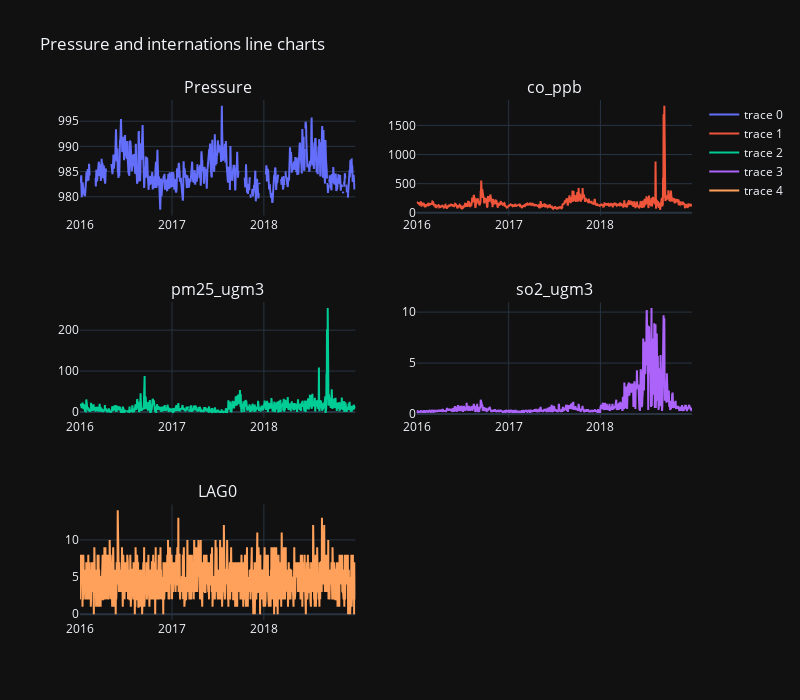

Notebook code cell kept with this figure:
### Code cell
fig = make_subplots(rows=3, cols=2,
                    subplot_titles=("Pressure", "co_ppb", "pm25_ugm3", "so2_ugm3", "LAG0"))

fig.add_trace(
    go.Scatter(x=df.DATA, y=df.PRESS),
    row=1, col=1
)

fig.add_trace(
    go.Scatter(x=df.DATA, y=df.co_ppb),
    row=1, col=2
)

fig.add_trace(
    go.Scatter(x=df.DATA, y=df.pm25_ugm3),
    row=2, col=1
)

fig.add_trace(
    go.Scatter(x=df.DATA, y=df.so2_ugm3),
    row=2, col=2
)

fig.add_trace(
    go.Scatter(x=df.DATA, y=df.LAG0),
    row=3, col=1
)

fig.update_layout(height=700, width=800, title_text="Pressure and internations line charts")
fig.show()

### Figure 1 — Plotly figure (JSON) as saved in the notebook; plotly's stock layout.template omitted (floating-point values rounded to 4 significant figures; data arrays with more than 128 entries replaced by an {"elided": "..."} marker saying what was removed)
{"data": [{"type": "scatter", "x": {"elided": "1096 str values"}, "xaxis": "x", "y": {"elided": "1096 float values"}, "yaxis": "y"}, {"type": "scatter", "x": {"elided": "1096 str values"}, "xaxis": "x2", "y": {"elided": "1096 float values"}, "yaxis": "y2"}, {"type": "scatter", "x": {"elided": "1096 str values"}, "xaxis": "x3", "y": {"elided": "1096 float values"}, "yaxis": "y3"}, {"type": "scatter", "x": {"elided": "1096 str values"}, "xaxis": "x4", "y": {"elided": "1096 float values"}, "yaxis": "y4"}, {"type": "scatter", "x": {"elided": "1096 str values"}, "xaxis": "x5", "y": {"elided": "1096 int values"}, "yaxis": "y5"}], "layout": {"annotations": [{"font": {"size": 16}, "showarrow": false, "text": "Pressure", "x": 0.225, "xanchor": "center", "xref": "paper", "y": 1, "yanchor": "bottom", "yref": "paper"}, {"font": {"size": 16}, "showarrow": false, "text": "co_ppb", "x": 0.775, "xanchor": "center", "xref": "paper", "y": 1, "yanchor": "bottom", "yref": "paper"}, {"font": {"size": 16}, "showarrow": false, "text": "pm25_ugm3", "x": 0.225, "xanchor": "center", "xref": "paper", "y": 0.6111, "yanchor": "bottom", "yref": "paper"}, {"font": {"size": 16}, "showarrow": false, "text": "so2_ugm3", "x": 0.775, "xanchor": "center", "xref": "paper", "y": 0.6111, "yanchor": "bottom", "yref": "paper"}, {"font": {"size": 16}, "showarrow": false, "text": "LAG0", "x": 0.225, "xanchor": "center", "xref": "paper", "y": 0.2222, "yanchor": "bottom", "yref": "paper"}], "height": 700, "title": {"text": "Pressure and internations line charts"}, "width": 800, "xaxis": {"anchor": "y", "domain": [0, 0.45]}, "xaxis2": {"anchor": "y2", "domain": [0.55, 1]}, "xaxis3": {"anchor": "y3", "domain": [0, 0.45]}, "xaxis4": {"anchor": "y4", "domain": [0.55, 1]}, "xaxis5": {"anchor": "y5", "domain": [0, 0.45]}, "xaxis6": {"anchor": "y6", "domain": [0.55, 1]}, "yaxis": {"anchor": "x", "domain": [0.7778, 1]}, "yaxis2": {"anchor": "x2", "domain": [0.7778, 1]}, "yaxis3": {"anchor": "x3", "domain": [0.3889, 0.6111]}, "yaxis4": {"anchor": "x4", "domain": [0.3889, 0.6111]}, "yaxis5": {"anchor": "x5", "domain": [0, 0.2222]}, "yaxis6": {"anchor": "x6", "domain": [0, 0.2222]}}}
